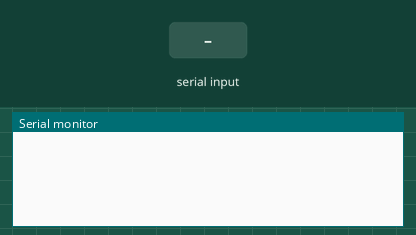
Simulated run of this sketch. Board: Arduino Uno, built with avr-gcc and run on an emulated ATmega328P. Shown: the last lines printed to the serial monitor. The inputs (shaded band) are chosen by the test bench.

Above: at 1.2 s.
1.3 s: "cabbage" received over Serial
At 2.5 s:
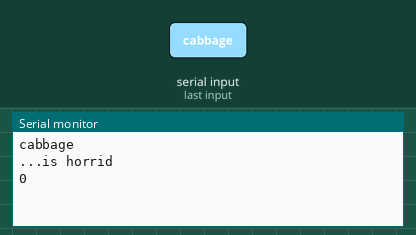
2.8 s: "1" received over Serial
At 3.8 s:
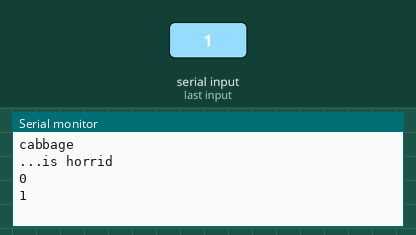

Measured:
- after the input at 1.3 s, the serial monitor: prints a new line at once (image 1)
- after the input at 2.8 s, the serial monitor: prints a new line at once (image 2)

The sketch:

serialParse.ino
```cpp
#include <Arduino.h>

String x;
int i;

void setup() {
    Serial.begin(115200);
    Serial.setTimeout(1);
}

void loop() {
    while (!Serial.available()) {
        x = Serial.readString();
        Serial.println(x);
        if (x == "cabbage") {
            Serial.println("...is horrid");
            Serial.println(i++);
        }
    }
}
```
